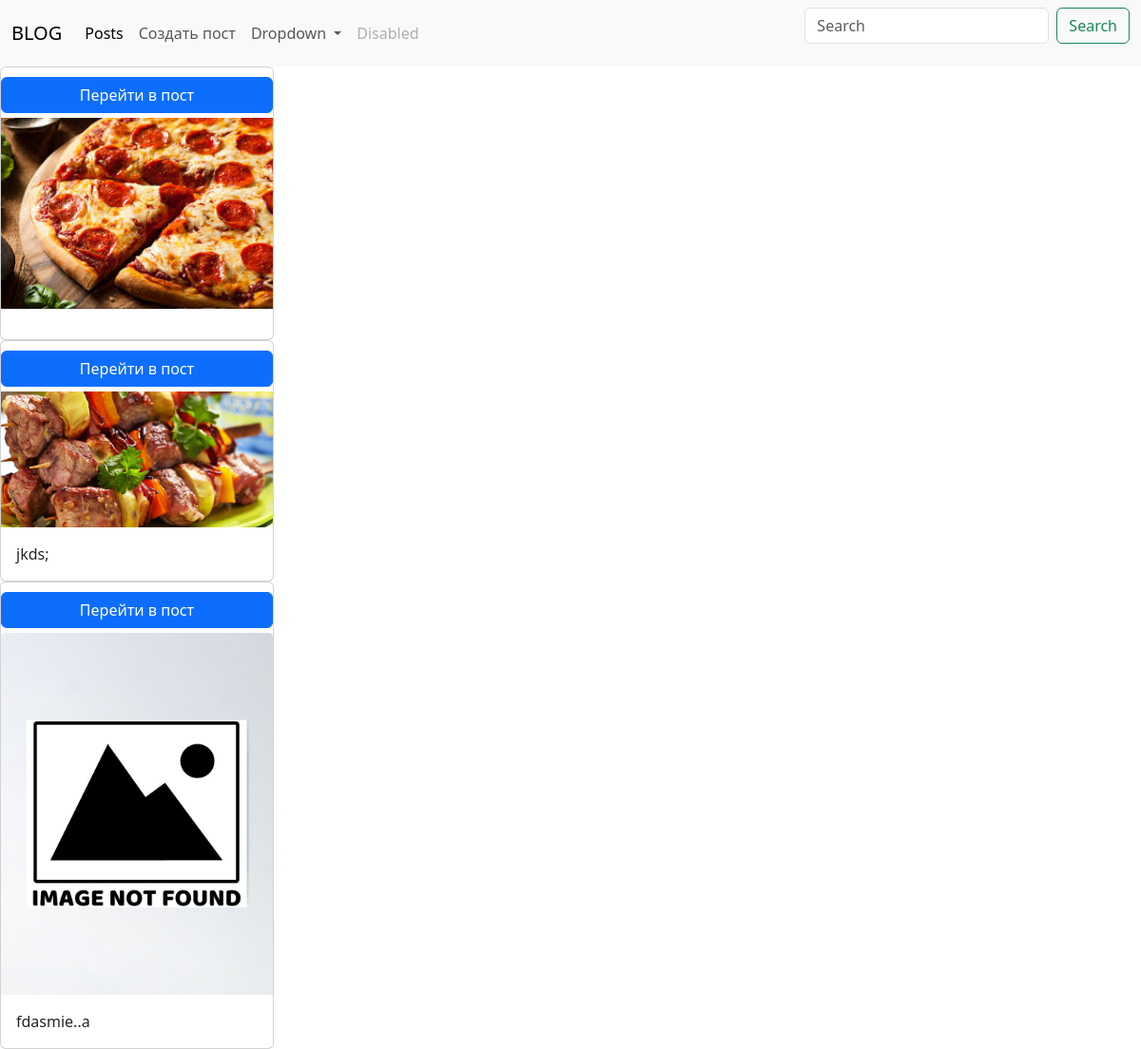
The app's page /posts/, older data.
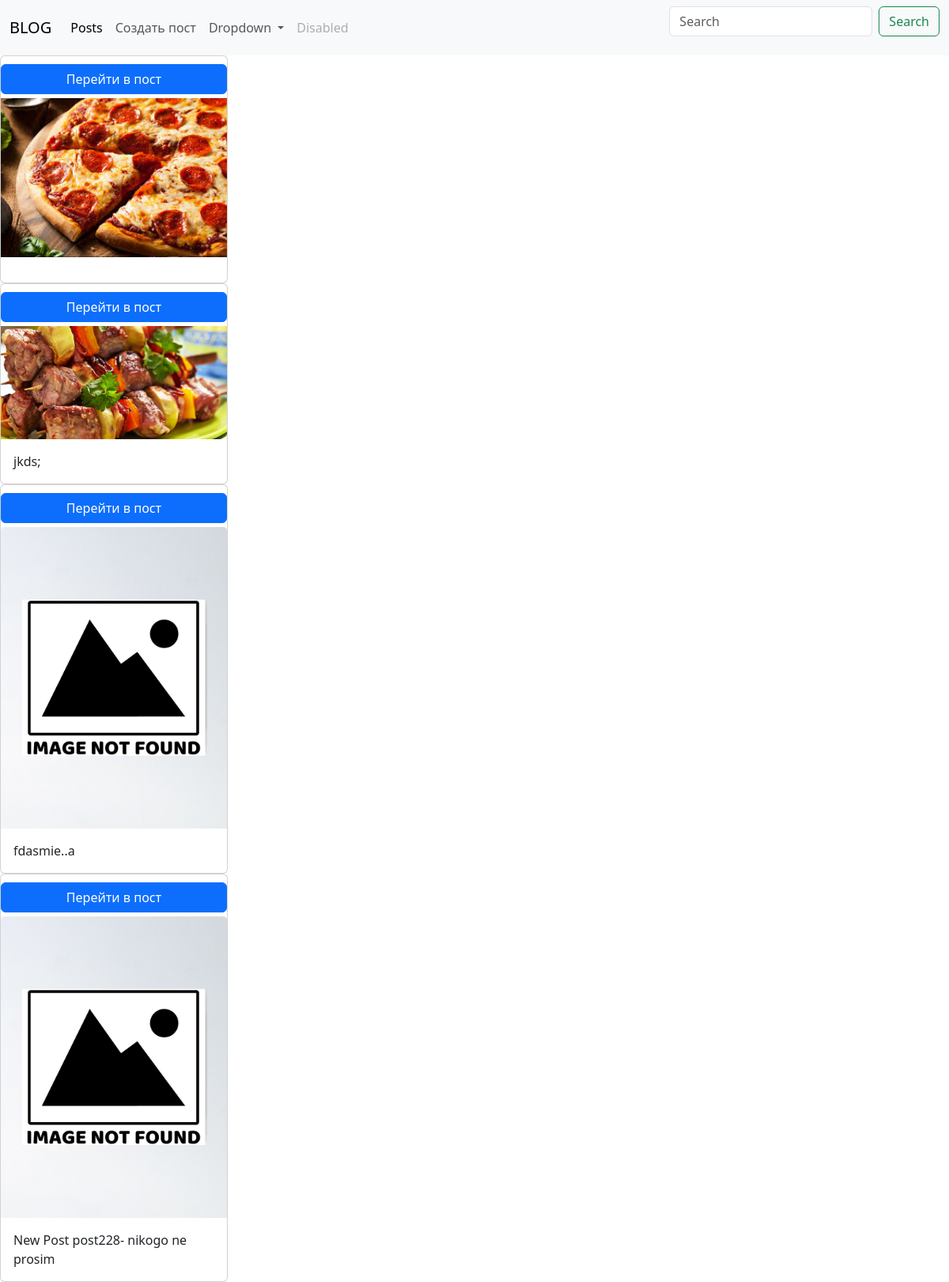
The same page, newer data.
### posts/models.py (models this page shows, shortened)
class Post(models.Model):
    image = models.ImageField(upload_to = "posts_images/", null = True, blank = True)
    title = models.CharField(max_length = 100)
    rate = models.IntegerField(default=0, max_length= 10)
    content = models.TextField(null=True,blank=True)
    created_at = models.DateField(auto_now_add=True)
    updated_at = models.DateTimeField(auto_now=True)
    tag = models.ManyToManyField(Tag, related_name = "posts")

### posts/views.py (the view)
# urls.py: path('posts/', posts_view),
def posts_view(request):
    if request.method == "GET":
        posts = Post.objects.all() #(QuerySet)
        return render(request = request, template_name= "post_list.html", context ={"posts": posts} )

### templates/post_list.html (shortened to what this page needs)
{% extends 'main.page.html' %}
{%load static%}
{% block content %}
{% for post in posts%}
<div class="card" style="width: 18rem;">
    <a style="margin-top: 10px; margin-bottom: 5px" class = "btn btn-primary" href="{{post.id}}">Перейти в пост</a>
    {%if post.image%}
  <img src="{{post.image.url}}" class="" alt="...">
    {%else%}
    <img src="{% static 'default_image.jpg' %}" class="card-img-top" alt="...">
    {%endif%}
  <div class="card-body">
    <p class="card-text">{{post.content}}</p>
  </div>
</div>
{% endfor %}
{% endblock %}

### templates/main.page.html (shortened to what this page needs)
<header>
<link rel="stylesheet" href="https://cdn.jsdelivr.net/npm/bootstrap@5.3.2/dist/css/bootstrap.min.css">
<nav class="navbar navbar-expand-lg bg-body-tertiary">
  <div class="container-fluid">
    <a class="navbar-brand" href="/">BLOG</a>
    <div class="collapse navbar-collapse" id="navbarSupportedContent">
      <ul class="navbar-nav me-auto mb-2 mb-lg-0">
        <li class="nav-item">
          <a class="nav-link active" aria-current="page" href="/posts">Posts</a>
        </li>
        <li class="nav-item">
          <a class="nav-link" href="/posts/create/">Создать пост</a>
        </li>
        <li class="nav-item dropdown">
          <a class="nav-link dropdown-toggle" href="#" role="button" data-bs-toggle="dropdown" aria-expanded="false">
            Dropdown
          </a>
        </li>
        <li class="nav-item">
          <a class="nav-link disabled" aria-disabled="true">Disabled</a>
        </li>
      </ul>
      <form class="d-flex" role="search">
        <input class="form-control me-2" type="search" placeholder="Search" aria-label="Search">
        <button class="btn btn-outline-success" type="submit">Search</button>
      </form>
    </div>
  </div>
</nav>
</header>
<body>
{% block content %}
{% endblock%}
</body>

Row changes from the older to the newer data that the page shows:
added Post: content "New Post post228- nikogo ne prosim"
